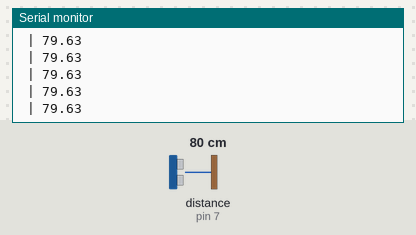
Simulated run of this sketch. Board: Arduino Uno, built with avr-gcc and run on an emulated ATmega328P. Parts: the last lines printed to the serial monitor. Inputs (shaded band) come from the test bench; at power-on: distance to the obstacle (sensor on pin 7) 80 cm. The echo pulse lasts 58.3 µs per cm.

Above: at 1.2 s.
1.3 s: distance to the obstacle (sensor on pin 7) set to 2 cm
At 1.37 s:
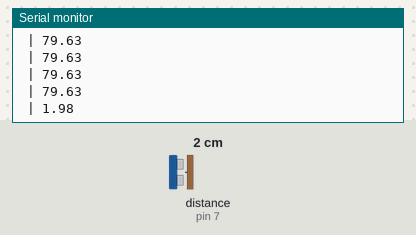
2.8 s: distance to the obstacle (sensor on pin 7) set to 4 cm
At 2.87 s:
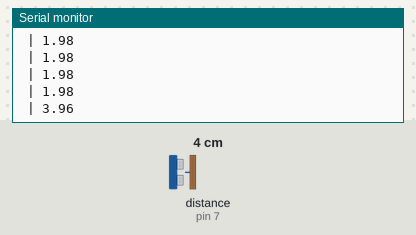
Timing chart, 0 to 5.8 s (numbered marks = the images above; inputs shaded):
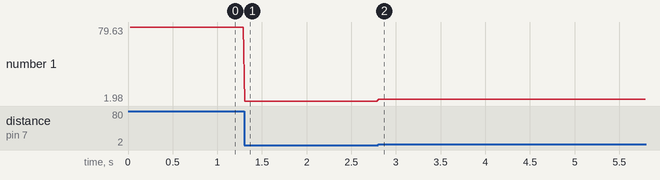

Measured:
- after the input at 1.3 s, the serial monitor: prints a new line at once (image 1)
- after the input at 2.8 s, the serial monitor: prints a new line at once (image 2)
- plotted number 1: 79.63 → 1.98 after the input at 1.3 s, 1.98 → 3.96 after the input at 2.8 s

The sketch:

Practica_1_sensor.ino
```cpp
#include <NewPing.h>

#define TRIGGER_PIN 6
#define ECHO_PIN 7
#define MAX_DISTANCE 200 //cm

const float tiempo_1cm = 29.287; //us

unsigned int tiempos[2];

NewPing sonar(TRIGGER_PIN, ECHO_PIN, MAX_DISTANCE);
void lectura_regular(unsigned int T = 20000);

void setup() {
  Serial.begin(115200);
  tiempos[0] = micros();

}

void loop() {
lectura_regular();

}

void lectura_regular(unsigned int T = 20000)
{
  tiempos[1] = micros();

  if(tiempos[1] - tiempos[0] >= T)
  {
    //Serial.print((tiempos[1] - tiempos[0]));
    tiempos[0] = tiempos[1];

    unsigned int medicion_cruda = sonar.ping(MAX_DISTANCE);

    Serial.print(" | ");
    Serial.println(medicion_cruda/2/tiempo_1cm);
    //Serial.println((tiempos[1] - tiempos[0]));
  }
}
```
